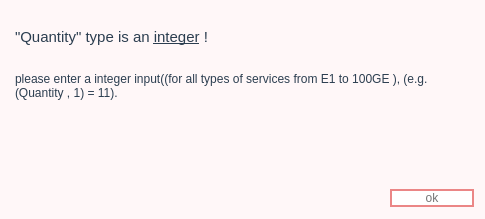
<?xml version="1.0" encoding="UTF-8"?>
<ui version="4.0">
 <class>Quantity_type_error</class>
 <widget class="QWidget" name="Quantity_type_error">
  <property name="geometry">
   <rect>
    <x>0</x>
    <y>0</y>
    <width>485</width>
    <height>219</height>
   </rect>
  </property>
  <property name="windowTitle">
   <string>Type Error</string>
  </property>
  <property name="windowIcon">
   <iconset>
    <normaloff>errors_readme/error_icon.png</normaloff>errors_readme/error_icon.png</iconset>
  </property>
  <property name="styleSheet">
   <string notr="true">background-color: rgb(255, 247, 248);</string>
  </property>
  <layout class="QGridLayout" name="gridLayout">
   <item row="0" column="0" colspan="2">
    <widget class="QTextEdit" name="textEdit">
     <property name="styleSheet">
      <string notr="true">color:#2c3e50</string>
     </property>
     <property name="frameShape">
      <enum>QFrame::NoFrame</enum>
     </property>
     <property name="horizontalScrollBarPolicy">
      <enum>Qt::ScrollBarAlwaysOff</enum>
     </property>
     <property name="tabChangesFocus">
      <bool>false</bool>
     </property>
     <property name="readOnly">
      <bool>true</bool>
     </property>
     <property name="html">
      <string>&lt;!DOCTYPE HTML PUBLIC &quot;-//W3C//DTD HTML 4.0//EN&quot; &quot;http://www.w3.org/TR/REC-html40/strict.dtd&quot;&gt;
&lt;html&gt;&lt;head&gt;&lt;meta name=&quot;qrichtext&quot; content=&quot;1&quot; /&gt;&lt;style type=&quot;text/css&quot;&gt;
p, li { white-space: pre-wrap; }
&lt;/style&gt;&lt;/head&gt;&lt;body style=&quot; font-family:'MS Shell Dlg 2'; font-size:7.8pt; font-weight:400; font-style:normal;&quot;&gt;
&lt;p style=&quot; margin-top:0px; margin-bottom:0px; margin-left:0px; margin-right:0px; -qt-block-indent:0; text-indent:0px;&quot;&gt;&lt;span style=&quot; font-size:8pt;&quot;&gt; &lt;/span&gt;&lt;/p&gt;
&lt;p style=&quot; margin-top:0px; margin-bottom:0px; margin-left:0px; margin-right:0px; -qt-block-indent:0; text-indent:0px;&quot;&gt;&lt;span style=&quot; font-size:11pt;&quot;&gt;&amp;quot;Quantity&amp;quot; type is an &lt;/span&gt;&lt;span style=&quot; font-size:11pt; text-decoration: underline;&quot;&gt;integer&lt;/span&gt;&lt;span style=&quot; font-size:11pt;&quot;&gt; !  &lt;/span&gt;&lt;/p&gt;
&lt;p style=&quot; margin-top:0px; margin-bottom:0px; margin-left:0px; margin-right:0px; -qt-block-indent:0; text-indent:0px;&quot;&gt;&lt;span style=&quot; font-size:8pt;&quot;&gt; &lt;/span&gt;&lt;/p&gt;
&lt;p style=&quot;-qt-paragraph-type:empty; margin-top:0px; margin-bottom:0px; margin-left:0px; margin-right:0px; -qt-block-indent:0; text-indent:0px; font-size:8pt;&quot;&gt;&lt;br /&gt;&lt;/p&gt;
&lt;p style=&quot; margin-top:0px; margin-bottom:0px; margin-left:0px; margin-right:0px; -qt-block-indent:0; text-indent:0px;&quot;&gt;&lt;span style=&quot; font-size:9pt;&quot;&gt;please enter a integer input((for all types of services from E1 to 100GE ), (e.g. (Quantity , 1) = 11).&lt;/span&gt;&lt;/p&gt;&lt;/body&gt;&lt;/html&gt;</string>
     </property>
    </widget>
   </item>
   <item row="1" column="0">
    <spacer name="horizontalSpacer">
     <property name="orientation">
      <enum>Qt::Horizontal</enum>
     </property>
     <property name="sizeHint" stdset="0">
      <size>
       <width>40</width>
       <height>20</height>
      </size>
     </property>
    </spacer>
   </item>
   <item row="1" column="1">
    <widget class="QPushButton" name="pushButton">
     <property name="styleSheet">
      <string notr="true">QPushButton {
	
	
	font: 75 10pt &quot;Bahnschrift Condensed&quot;;
	background-color:#FFFFFF;
	color: rgb(117, 117, 117);
    border: 2px solid #Eb8686; min-width: 80px;
	border-color: #Eb8686; 
    border-radius: 10px;
}

QPushButton:pressed {
    background-color: qlineargradient(x1: 0, y1: 0, x2: 0, y2: 1,
                                      stop: 0 #dadbde, stop: 1 #f6f7fa);
}

QPushButton:flat {
    border: none; /* no border for a flat push button */
}

QPushButton:default {
    border-color: navy; /* make the default button prominent */
}</string>
     </property>
     <property name="text">
      <string>ok</string>
     </property>
    </widget>
   </item>
  </layout>
 </widget>
 <resources/>
 <connections/>
</ui>
